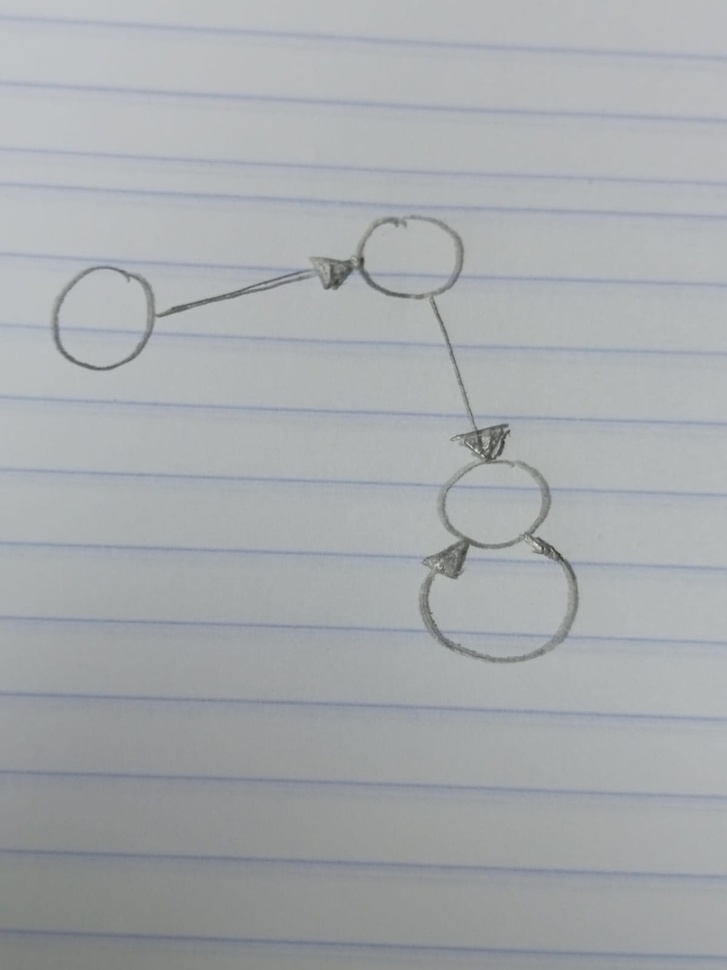
#> input picture dibujo.jpeg, 727 x 970 px, shrunk from 1200 x 1600 before the run
$ python app.py
#> lines starting #> are read from the running program, lines starting #| are printed output that depends on the picture; after the words box and inside, x2 and y2 are one past the last pixel; in counts of white or black regions, pixels touching at a corner belong together
import cv2
import numpy as np

original = cv2.imread("dibujo.jpeg")
#> original is the input picture: shape (970, 727, 3); mean B, G, R 172.7, 169.9, 166.5
cv2.imshow("Original", original)

gris = cv2.cvtColor(original, cv2.COLOR_BGR2GRAY)


gauss = cv2.GaussianBlur(gris, (5,5), 0)

# Detectar bordes con Canny
canny = cv2.Canny(gauss, 50, 150)
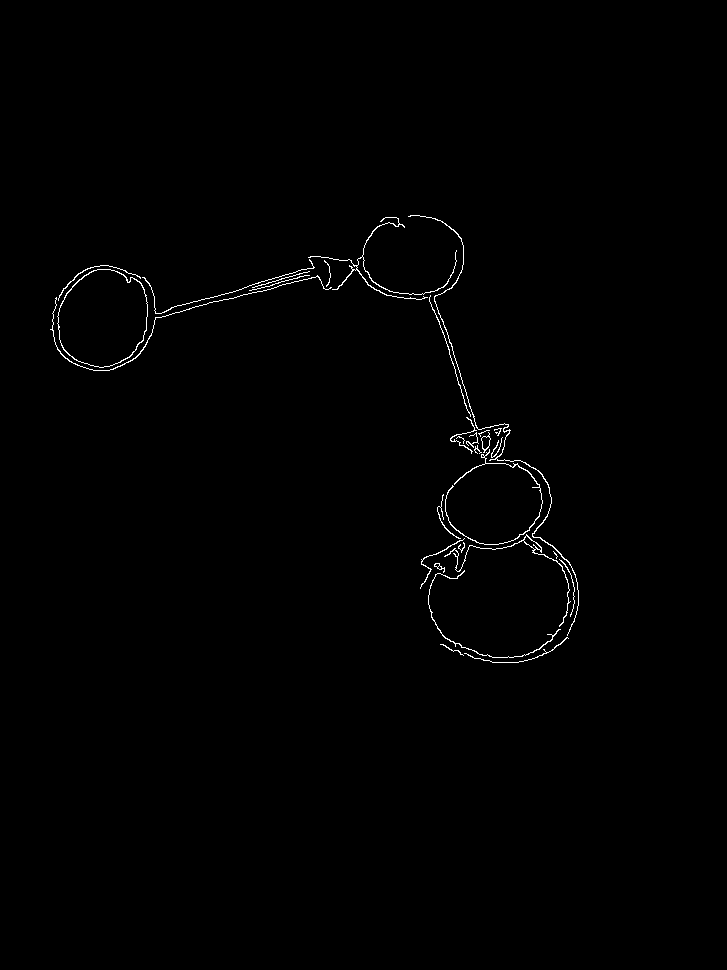
#> canny: shape (970, 727); 0.62% white in thin lines or dots, all inside (x1, y1, x2, y2) = (50, 215, 579, 663)
cv2.imshow("Bordes Canny", canny)

# Detectar círculos (nodos del grafo)
circulos = cv2.HoughCircles(gauss, cv2.HOUGH_GRADIENT, 1, 20,
                            param1=50, param2=30, minRadius=5, maxRadius=50)
#> circulos = [[421.5, 257.5, 41.3], [100.5, 320.5, 49.4], [492.5, 502.5, 47.2], [394.5, 253.5, 31.5]]


if circulos is not None:
    circulos = np.uint16(np.around(circulos))
#> circulos = [[422, 258, 41], [100, 320, 49], [492, 502, 47], [394, 254, 32]]
    for i in circulos[0, :]:
        # Dibujar el círculo
        cv2.circle(original, (i[0], i[1]), i[2], (0, 255, 0), 2)
        # Dibujar el centro
        cv2.circle(original, (i[0], i[1]), 2, (0, 0, 255), 3)
#> this loop made 4 passes
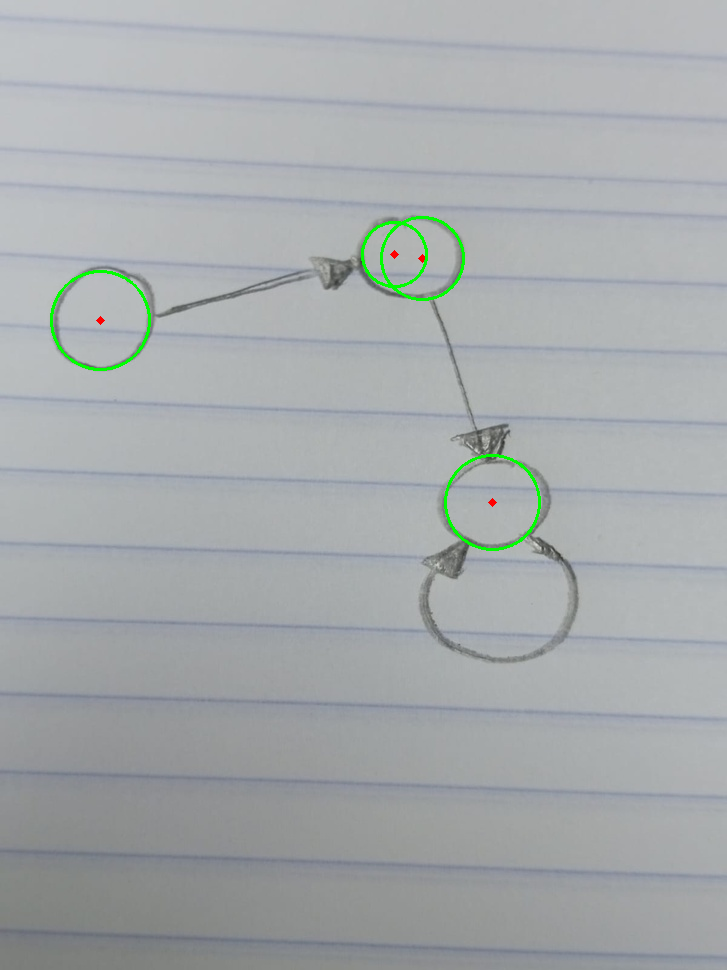
#> original: shape (970, 727, 3); 0.47% of pixels changed, all inside (x1, y1, x2, y2) = (50, 216, 541, 551)

    print(f"{len(circulos[0])} nodos en el grafo.")
#| 4 nodos en el grafo.

# Detectar líneas (posibles aristas del grafo)
lineas = cv2.HoughLinesP(canny, 1, np.pi / 180, threshold=50, minLineLength=20, maxLineGap=10)
#> lineas = 20 rows, first 6: [442, 319, 489, 463], [172, 313, 206, 304], [438, 319, 477, 439], [171, 307, 235, 291], [189, 308, 273, 288], [432, 291, 442, 321]

# Dibujar las líneas detectadas
if lineas is not None:
    for linea in lineas:
        x1, y1, x2, y2 = linea[0]
        cv2.line(original, (x1, y1), (x2, y2), (255, 0, 0), 2)
#> this loop made 20 passes
#> (x1, y1, x2, y2) on passes 1 to 12: (442, 319, 489, 463), (172, 313, 206, 304), (438, 319, 477, 439), (171, 307, 235, 291), (189, 308, 273, 288), (432, 291, 442, 321), (271, 279, 313, 267), (349, 259, 368, 285), (454, 435, 529, 472), (393, 292, 437, 295), (562, 561, 577, 583), (251, 290, 309, 275)
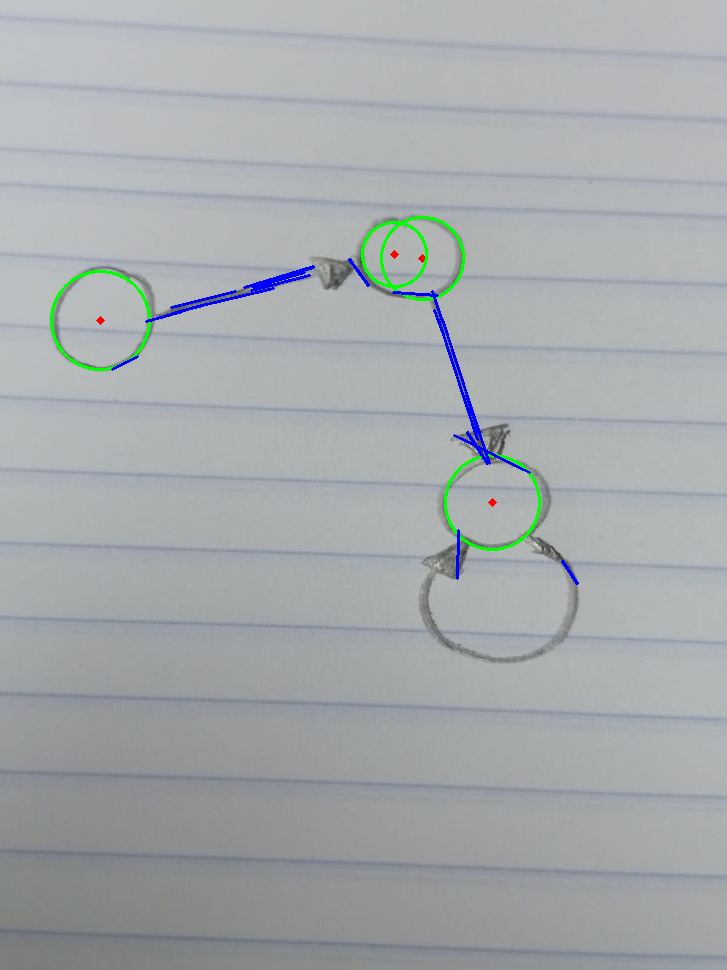
#> original: shape (970, 727, 3); 0.42% of pixels changed, all inside (x1, y1, x2, y2) = (111, 258, 579, 585)

    print(f"{len(lineas)} aristas en el grafo.")
#| 20 aristas en el grafo.

# Mostrar la imagen con nodos y aristas detectados
cv2.imshow("Grafo Detectado", original)

cv2.waitKey(0)
cv2.destroyAllWindows()
